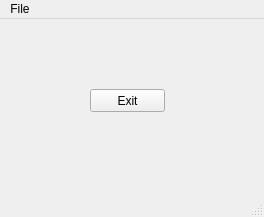
<?xml version="1.0" encoding="UTF-8"?>
<ui version="4.0">
 <class>MainWindow</class>
 <widget class="QMainWindow" name="MainWindow">
  <property name="geometry">
   <rect>
    <x>0</x>
    <y>0</y>
    <width>264</width>
    <height>217</height>
   </rect>
  </property>
  <property name="windowTitle">
   <string>App Template</string>
  </property>
  <widget class="QWidget" name="centralwidget">
   <widget class="QPushButton" name="pushButtonExit">
    <property name="geometry">
     <rect>
      <x>90</x>
      <y>70</y>
      <width>75</width>
      <height>23</height>
     </rect>
    </property>
    <property name="text">
     <string>Exit</string>
    </property>
   </widget>
  </widget>
  <widget class="QMenuBar" name="menubar">
   <property name="geometry">
    <rect>
     <x>0</x>
     <y>0</y>
     <width>264</width>
     <height>21</height>
    </rect>
   </property>
   <widget class="QMenu" name="menuExit">
    <property name="title">
     <string>File</string>
    </property>
    <addaction name="actionExit"/>
   </widget>
   <addaction name="menuExit"/>
  </widget>
  <widget class="QStatusBar" name="statusbar"/>
  <action name="actionExit">
   <property name="text">
    <string>Exit</string>
   </property>
  </action>
 </widget>
 <resources/>
 <connections/>
</ui>
